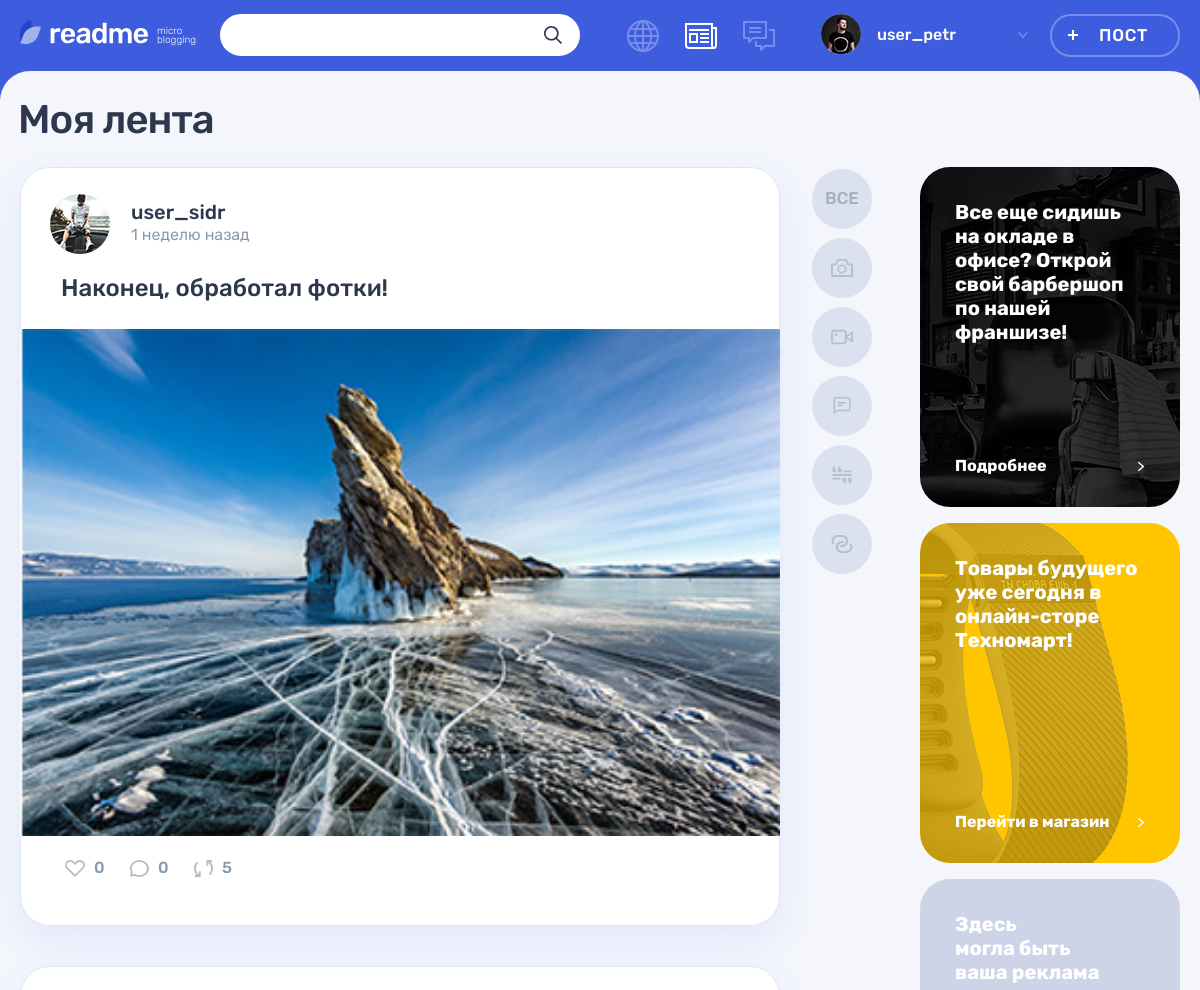
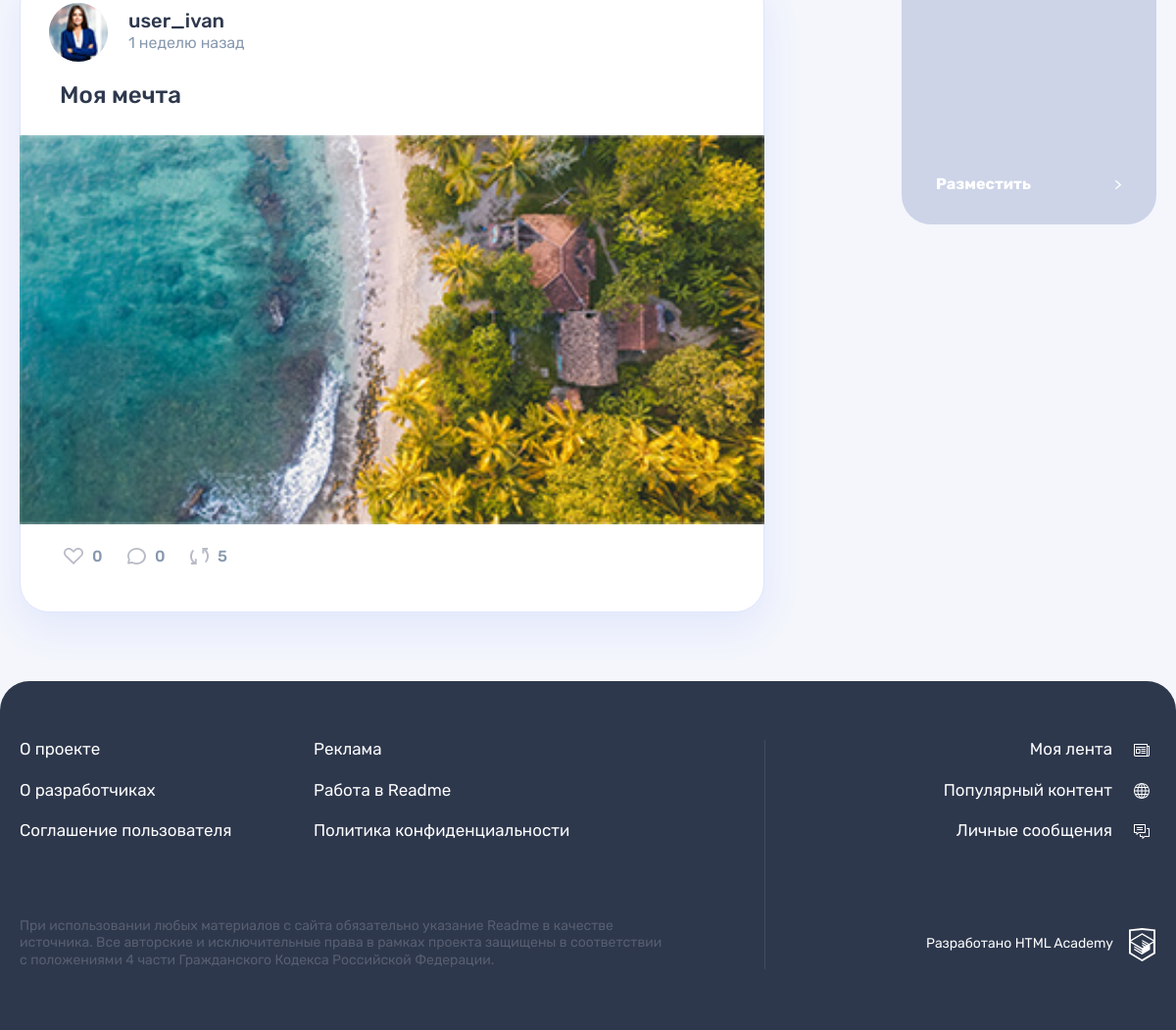
The app's page /index.php?content_type_id=1 (signed in) with its own data (2 pictures, top to bottom).
### tables this page shows
CREATE TABLE posts(
    id int unsigned PRIMARY KEY AUTO_INCREMENT,
    author_id int unsigned NOT NULL,
    content_type_id int unsigned NOT NULL,
    created_at timestamp DEFAULT current_timestamp,
    title varchar(255) NOT NULL,
    text_content varchar(1000),
    string_content varchar(255),
    views_count int unsigned DEFAULT 0,
    FULLTEXT INDEX post_fulltext_index (title, string_content, text_content),
    FOREIGN KEY (author_id) REFERENCES users(id)
        ON UPDATE CASCADE
        ON DELETE CASCADE,
    FOREIGN KEY (content_type_id) REFERENCES content_types(id)
        ON UPDATE CASCADE
        ON DELETE RESTRICT
);

CREATE TABLE content_types(
    id int unsigned PRIMARY KEY AUTO_INCREMENT,
    type varchar(255) NOT NULL UNIQUE,
    name varchar(255) NOT NULL UNIQUE
);

### utils/helpers.php (called while the page is built, shortened)
<?php
function get_noun_plural_form(
    int $number,
    string $one,
    string $two,
    string $many
): string {
    $number = (int)$number;
    $mod10 = $number % 10;
    $mod100 = $number % 100;
    switch (true) {
        case ($mod10 === 1):
            return $one;
    }
}
function include_template($name, array $data = [])
{
    $name = 'templates/' . $name;
    extract($data);
    require $name;
    $result = ob_get_clean();
    return $result;
}

### index.php (called while the page is built, shortened)
<?php
require_once 'utils/helpers.php';
require_once 'utils/functions.php';
require_once 'utils/form-handlers/login.php';
require_once 'models/user.php';
require_once 'models/post.php';
require_once 'models/content_type.php';
require_once 'init/db-connection.php';
$user = $_SESSION['user'] ?? null;
$basename = basename(__FILE__);
$layout_data = [
    'title' => 'Моя лента',
    'user' => $user,
    'page_modifier' => 'feed',
    'basename' => $basename,
];
$current_content_filter = filter_input(
                              INPUT_GET,
                              CONTENT_FILTER_QUERY,
                              FILTER_SANITIZE_NUMBER_INT
                          ) ?? null;
$content_types = get_content_types($db_connection);
$content_filters =
    get_content_filters($content_types, $basename, $current_content_filter);
$any_content_filter =
    get_any_content_filter($basename, is_null($current_content_filter));
$feed_filters_content = include_template(
    'pages/feed/filters.php',
    [
        'content_filters' => $content_filters,
        'any_content_filter' => $any_content_filter,
    ]
);
$promo_content = include_template('common/promo.php');
$post_cards = get_feed_posts(
    $db_connection,
    ['content_type_id' => $current_content_filter]
);
render_feed_page(
    $feed_filters_content,
    $promo_content,
    $post_cards,
    $layout_data
);

### utils/functions.php (called while the page is built, shortened)
<?php
require_once 'utils/helpers.php';
function format_iso_date_time(string $date): string
{
    return date('c', strtotime($date));
}
function format_relative_time(string $date): string
{
    $date = date_create($date);
    $current_date = date_create();
    $interval = date_diff($current_date, $date);
    list(
        $days_total,
        $hours_remainder,
        $minutes_remainder
        )
        = explode(TEXT_SEPARATOR, date_interval_format($interval, '%a %h %i'));
    $days_total = (int)$days_total;
    $hours_remainder = (int)$hours_remainder;
    $minutes_remainder = (int)$minutes_remainder;
    $weeks_total = (int)floor($days_total / DAYS_IN_WEEK);
    list(
        'unit' => $unit,
        'amount' => $amount,
        )
        = (function () use (
        $weeks_total,
        $days_total,
        $hours_remainder,
        $minutes_remainder
    ) {
        if ($weeks_total >= 5) {
            $months_total = floor($days_total / DAYS_IN_MONTH);
            return [
                'unit' => 'month',
                'amount' => $months_total,
            ];
        }
        if ($weeks_total >= 1) {
            return [
                'unit' => 'week',
                'amount' => $weeks_total,
            ];
        }
        if ($days_total >= 1) {
            return [
                'unit' => 'day',
                'amount' => $days_total,
            ];
        }
        if ($hours_remainder >= 1) {
            return [
                'unit' => 'hour',
                'amount' => $hours_remainder,
            ];
        }
        return [
            'unit' => 'minute',
            'amount' => $minutes_remainder,
        ];
    })();
    list(
        'one' => $one_unit,
        'two' => $two_units,
        'many' => $many_units,
        )
        = RELATIVE_TIME_UNITS[$unit];
    return "$amount "
           . get_noun_plural_form($amount, $one_unit, $two_units, $many_units);
}
function get_content_filter_url(
    string $basename,
    int $content_type_id = null
): string {
    $query_params = $_GET;
    $query_params[CONTENT_FILTER_QUERY] = $content_type_id;
    $query_string = http_build_query($query_params);
    return "/$basename?$query_string";
}
function get_content_filters(
    array $content_types,
    string $basename,
    int $current_content_type = null
): array {
    $content_filters = $content_types;
    array_walk(
        $content_filters,
        function (&$filter) use ($basename, $current_content_type) {
            $id = $filter['id'];
            $url = get_content_filter_url($basename, $id);
            $active = $id === $current_content_type;
            $filter['url'] = $url;
            $filter['active'] = $active;
        }
    );
    return $content_filters;
}
function get_any_content_filter(
    string $basename,
    bool $is_active
): array {
    return [
        'name' => 'Все',
        'type' => 'all',
        'url' => get_content_filter_url($basename),
        'active' => $is_active,
    ];
}

### models/content_type.php (called while the page is built, shortened)
<?php
function get_content_types(mysqli $db_connection)
{
    $sql = "
        SELECT
            content_types.id,
            content_types.type,
            content_types.name
        FROM content_types
    ";
    $result = mysqli_query($db_connection, $sql);
    return mysqli_fetch_all($result, MYSQLI_ASSOC);
}

### models/post.php (called while the page is built, shortened)
<?php
require_once 'utils/functions.php';
function get_feed_posts(mysqli $db_connection, $config = [])
{
    $content_type_id = $config['content_type_id'] ?? '';
    $filter_sql =
        $config['content_type_id'] ? "WHERE content_types.id = ?" : '';
    $sql = "
        SELECT
            posts.id,
            posts.title,
            posts.string_content,
            posts.text_content,
            posts.created_at,
            posts.views_count,
            users.login AS author_login,
            users.avatar_url AS author_avatar,
            content_types.type AS content_type,
            COUNT(DISTINCT likes.author_id) AS likes_count,
            COUNT(DISTINCT comments.id) AS comments_count,
            JSON_ARRAYAGG(hashtags.name) AS hashtags_string
        FROM posts
            JOIN users ON posts.author_id = users.id
            JOIN content_types ON posts.content_type_id = content_types.id
            LEFT JOIN likes ON posts.id = likes.post_id
            LEFT JOIN comments ON posts.id = comments.post_id
            LEFT JOIN posts_hashtags ON posts.id = posts_hashtags.post_id
            LEFT JOIN hashtags ON posts_hashtags.hashtag_id = hashtags.id
        $filter_sql
        GROUP BY posts.id
    ";
    $statement = mysqli_prepare($db_connection, $sql);
    if ($filter_sql) {
        mysqli_stmt_bind_param($statement, 'i', $content_type_id);
    }
    mysqli_stmt_execute($statement);
    $result = mysqli_stmt_get_result($statement);
    $posts = mysqli_fetch_all($result, MYSQLI_ASSOC);
    foreach ($posts as &$post) {
        unset($posts['score']);
    }
    return $posts;
}

### templates/pages/feed/filters.php (the view, shortened to what this page needs)
<ul class="feed__filters filters">
    <li class="feed__filters-item filters__item">
        <a class="filters__button <?= $any_content_filter['active']
            ? 'filters__button--active' : '' ?>"
            <?= !$any_content_filter['active']
                ? 'href="' . $any_content_filter['url'] . '"' : '' ?>>
            <span><?= $any_content_filter['name'] ?></span>
        </a>
    </li>
    <?php
    foreach ($content_filters as $content_filter): ?>
        <li class="feed__filters-item filters__item">
            <a class="filters__button filters__button--<?= $content_filter['type'] ?> <?= $content_filter['active']
                ? 'filters__button--active' : '' ?> button"
                <?= !$content_filter['active']
                    ? 'href="' . $content_filter['url'] . '"' : '' ?> >
                <svg class="filters__icon" width="22" height="18">
                    <use xlink:href="#icon-filter-<?= $content_filter['type'] ?>"></use>
                </svg>
            </a>
        </li>
    <?php
    endforeach; ?>
</ul>

### templates/pages/feed/main.php (shortened to what this page needs)
<div class="feed__main-wrapper">
    <div class="feed__wrapper">
        <?php
        foreach ($post_cards as $post_card): ?>
            <?= include_template(
                'common/post-card/base.php',
                [
                    'post_card' => $post_card,
                    'card_modifier' => 'feed'
                ]
            ) ?>
        <?php
        endforeach; ?>
    </div>
</div>

### templates/common/post-card/base.php (shortened to what this page needs)
<?php
list(
    'id' => $id,
    'title' => $title,
    'string_content' => $string_content,
    'text_content' => $text_content,
    'content_type' => $content_type,
    'author_login' => $author_login,
    'author_avatar' => $author_avatar,
    'created_at' => $created_at,
    'likes_count' => $likes_count,
    'comments_count' => $comments_count,
    'hashtags' => $hashtags
    )
    = $post_card;
?>
<article class="<?= $card_modifier ? "${card_modifier}__post"
    : '' ?> post <?= "post-$content_type" ?>">
    <header class="post__header post__author">
        <a class="post__author-link" href="#" title="Автор">
            <div class="post__avatar-wrapper">
                <img class="post__author-avatar"
                     src="/<?= $author_avatar ?? AVATAR_PLACEHOLDER ?>"
                     alt="Аватар пользователя" width="60" height="60">
            </div>
            <div class="post__info">
                <b class="post__author-name"><?= $author_login ?></b>
                <time class="post__time" datetime="<?= format_iso_date_time(
                    $created_at
                ) ?>"><?= format_relative_time($created_at) ?> назад
                </time>
            </div>
        </a>
    </header>
    <div class="post__main">
        <h2><a href="post.php?post_id=<?= $id ?>"><?= $title ?></a></h2>
        <?= include_template(
            "common/post-card/content/$content_type.php",
            [
                'id' => $id,
                'text_content' => $text_content,
                'string_content' => $string_content,
            ]
        ) ?>
    </div>
    <footer class="post__footer post__indicators">
        <div class="post__buttons">
            <a class="post__indicator post__indicator--likes button" href="#"
               title="Лайк">
                <svg class="post__indicator-icon" width="20" height="17">
                    <use xlink:href="#icon-heart"></use>
                </svg>
                <span><?= $likes_count ?></span>
            </a>
            <a class="post__indicator post__indicator--comments button" href="#"
               title="Комментарии">
                <svg class="post__indicator-icon" width="19" height="17">
                    <use xlink:href="#icon-comment"></use>
                </svg>
                <span><?= $comments_count ?></span>
            </a>
            <a class="post__indicator post__indicator--repost button" href="#"
               title="Репост">
                <svg class="post__indicator-icon" width="19" height="17">
                    <use xlink:href="#icon-repost"></use>
                </svg>
                <span>5</span>
            </a>
        </div>
    </footer>
</article>

### templates/common/post-card/content/photo.php
<?php
$string_content = isset($string_content) ? strip_tags($string_content) : '';
?>
<div class="post-photo__image-wrapper">
    <img src="/<?= $string_content ?>" alt="Фото от пользователя" width="760"
         height="396">
</div>

### records on screen
posts: shows a picture, author_login "user_sidr", title "Наконец, обработал фотки!", string_content (picture)
posts: shows a picture, author_login "user_ivan", title "Моя мечта", string_content (picture)

### other values on screen
$user['login'] "user_petr"
$any_content_filter['name'] "ВСЕ"
